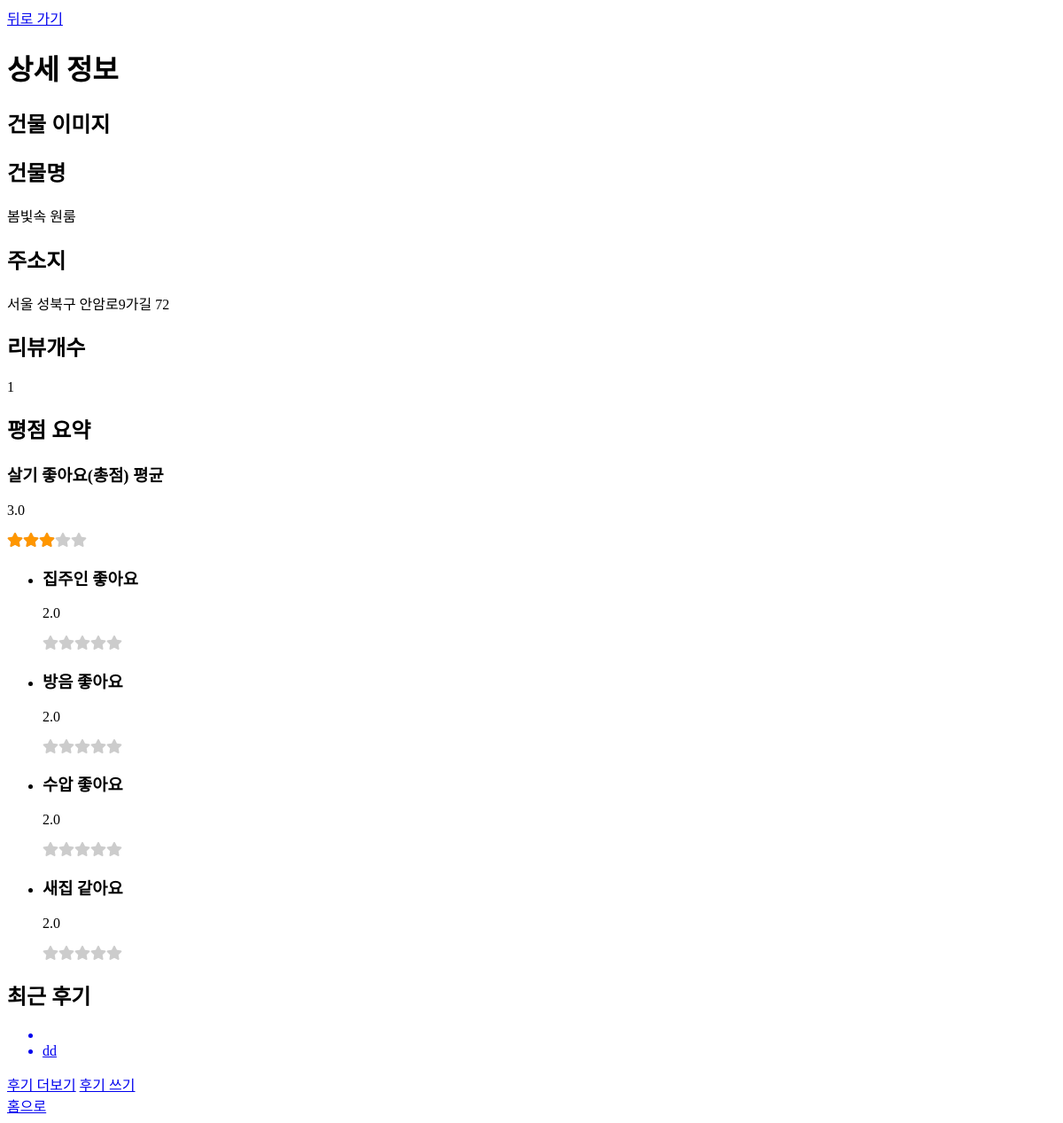
/building_detail/13, run on an earlier commit of the app's database.
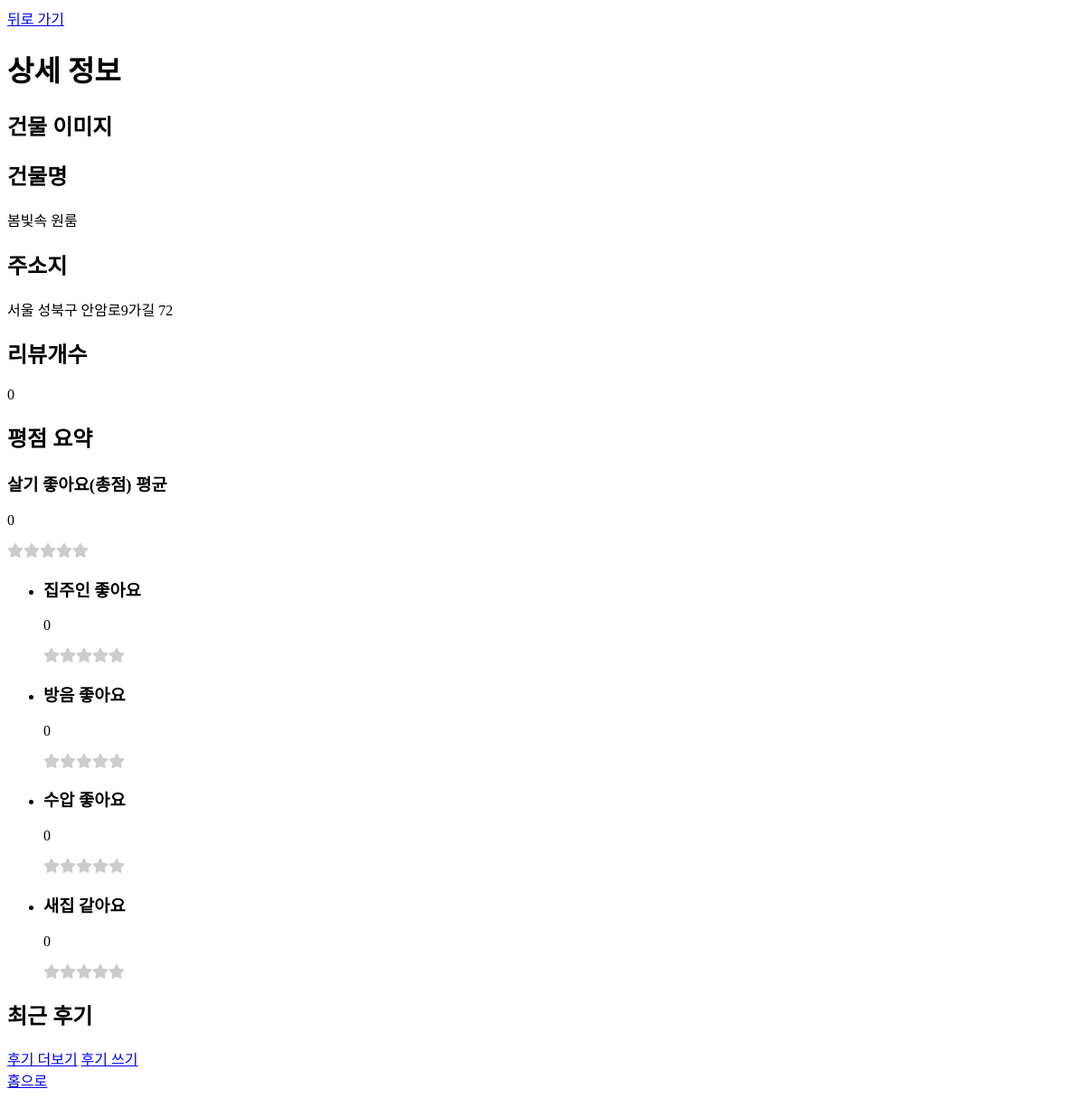
And on a later commit of the database.
### mainApp/models.py (models this page shows, shortened)
class Building(models.Model):
    address = models.CharField(max_length=50, unique=True)
    name = models.CharField(max_length=50)
    latitude = models.DecimalField(max_digits=10, decimal_places=7, default=0)
    longitude = models.DecimalField(max_digits=10, decimal_places=7, default=0)

class Review(models.Model):
    user_email = models.ForeignKey(User, on_delete=models.CASCADE, default='')
    building_id = models.ForeignKey(Building, on_delete=models.CASCADE, default=0)
    uploaded = models.DateTimeField(default=timezone.now)
    rate = models.IntegerField(validators=[MinValueValidator(1), MaxValueValidator(5)], default=1)
    host = models.IntegerField(validators=[MinValueValidator(1), MaxValueValidator(5)], default=1)
    soundproof = models.IntegerField(validators=[MinValueValidator(1), MaxValueValidator(5)], default=1)
    water_pressure = models.IntegerField(validators=[MinValueValidator(1), MaxValueValidator(5)], default=1)
    new = models.IntegerField(validators=[MinValueValidator(1), MaxValueValidator(5)], default=1)
    memo = models.TextField()
    class Meta:
        ordering = ['uploaded']
        unique_together = (('user_email', 'building_id'),)

### mainApp/views.py (the view)
# urls.py: path('building_detail/<int:building_id>', views.building_detail, name='building_detail'),
def building_detail(request, building_id):
    building = Building.objects.get(pk=building_id)
    reviews = Review.objects.filter(building_id=building_id) #filter는 쿼리셋 반환
    sum_rate = 0
    sum_host = 0
    sum_soundproof = 0
    sum_water_pressure = 0
    sum_new = 0
    if len(reviews) > 0:
      reviews_length=len(reviews)
      for review in reviews:
        sum_rate += review.rate
        sum_host += review.host
        sum_soundproof += review.soundproof
        sum_water_pressure += review.water_pressure
        sum_new += review.new
      average_rate = sum_rate/reviews_length
      average_host = sum_host/reviews_length
      average_soundproof = sum_soundproof /reviews_length
      average_water_pressure = sum_water_pressure/reviews_length
      average_new = sum_new /reviews_length
    else:
      reviews_length = 0
      average_rate = 0
      average_host = 0
      average_soundproof = 0
      average_water_pressure = 0
      average_new = 0
    recent_reviews=reviews.order_by('-uploaded')[:3]
    return render(request, 'building_detail.html', {
      'building' : building,
      'reviews' : reviews,
      'reviews_length': reviews_length,
      'average_rate': average_rate,
      'average_host': average_host,
      'average_soundproof': average_soundproof,
      'average_water_pressure': average_water_pressure,
      'average_new': average_new,
      'recent_reviews': recent_reviews,
      })

### mainApp/templates/building_detail.html (shortened to what this page needs)
<!DOCTYPE html>
<html lang="en">
<head>
  {% load static %}
    <link rel='stylesheet' href='https://cdnjs.cloudflare.com/ajax/libs/font-awesome/5.8.2/css/all.min.css'/>
    <link rel="stylesheet" type="text/css" href="{% static 'stars.css' %}" />
</head>
<body>
    <main>
        <div class="buttons">
          <div name="goback">
            <a href="#" onClick="history.back();">뒤로 가기</a>
          </div>
        <div class="info">
          <h1>상세 정보</h1>
          <div class="info_detail">
            <div>
              <h2>건물 이미지</h2>
            </div>
            <div>
                <h2>건물명</h2>
                <p>{{ building.name }}</p>
            </div>
            <div>
                <h2>주소지</h2>
                <p>{{ building.address }}</p>
            </div>
            <div>
                <h2>리뷰개수</h2>
                <p>{{ reviews_length }}</p>
            </div>
          </div>
        </div>
        <div class="reviews">
          <h2>평점 요약</h2>
          <div>
              <h3>살기 좋아요(총점) 평균</h3>
                <p>{{ average_rate }}</p>
                <div class='RatingStar'> <div class='RatingScore'> <div class='outer-star'> <div class='inner-star'>
                </div> </div> </div> </div>
          </div>
          <div> {% comment %} 항목 별 평점 평균을 숫자와 별 5개로 나타낸다  {% endcomment %}
              <ul>
                  <li>
                    <h3>집주인 좋아요 </h3>
                    <p>{{ average_host }}</p>
                    <div class = "stars">
                      <div class='RatingStar'> <div class='RatingScore'> <div class='outer-star'>  </div> </div> </div>
                  </div>
                  </li>
                  <li>
                    <h3>방음 좋아요 </h3>
                    <p>{{ average_soundproof }}</p>
                    <div class = "stars">
                        <div class='RatingStar'> <div class='RatingScore'> <div class='outer-star'>  </div> </div> </div>
                    </div>
                  </li>
                  <li>
                    <h3>수압 좋아요 </h3>
                    <p>{{ average_water_pressure }}</p>
                    <div class = "stars">
                        <div class='RatingStar'> <div class='RatingScore'> <div class='outer-star'>  </div> </div> </div>
                    </div>
                  </li>
                  <li>
                    <h3>새집 같아요 </h3>
                    <p>{{ average_new }}</p>
                    <div class = "stars">
                        <div class='RatingStar'> <div class='RatingScore'> <div class='outer-star'>  </div> </div> </div>
                    </div>
                  </li>
              </ul>
          </div>
        </div>
        <div>
            <h2>최근 후기</h2>
            <ul>
                  {% for review in recent_reviews %}
                      <a href = "{% url 'review_detail' review.pk %}">
                        <li>{{ review.user_id }}</li>
                        <li>{{ review.memo }}</li>
                      </a>
                  {% endfor %}
            </ul>
            <div class="buttons">
              <a href="{% url 'review_list' building.pk %}">후기 더보기</a>
              <a href="{% url 'review_create' building.pk %}">후기 쓰기</a>
            </div>
        </div>
        <div class="buttons">
          <a href="{% url 'home' %}">홈으로</a>
        </div>
    </main>
</body>
</html>

### mainApp/static/stars.css (style rules this page uses)
.outer-star { position: relative; display: inline-block; color: #CCCCCC; }
.outer-star::before, .inner-star::before { content: '\f005 \f005 \f005 \f005 \f005'; font-family: 'Font Awesome 5 free'; font-weight: 900; }

What changed in the data, as far as the page shows it:
removed Review: memo "dd"
Also different on the page:
{{ reviews_length }}: "1" → "0"
{{ average_rate }}: "3.0" → "0"
{{ average_host }}: "2.0" → "0"
{{ average_soundproof }}: "2.0" → "0"
{{ average_water_pressure }}: "2.0" → "0"
{{ average_new }}: "2.0" → "0"
